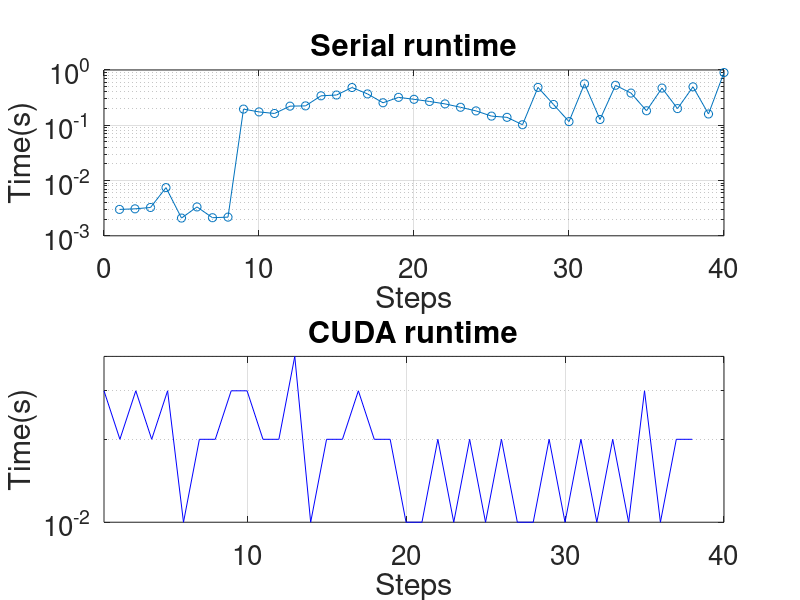
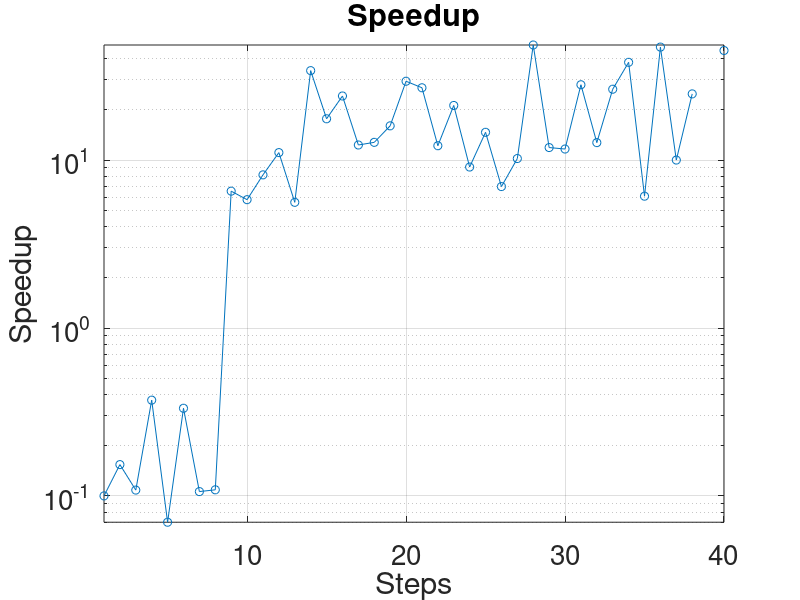

Here is the MATLAB script that generated these plots, in order:
clear;
clc;

dserial = dlmread('time_serial.txt');
dcuda = dlmread('time_cuda.txt');
dserial = dserial(1:100,1);
dcuda = dcuda(1:100);
t = 1:40;
dcuda = diff(dcuda);
dcuda = dcuda(1:40);
dserial = diff(dserial);
dserial = dserial(1:40);

figure(1);
subplot(2,1,1);
semilogy(t,dserial,'-o');
set(gca,'FontSize',20)
title('Serial runtime','FontSize',22);
xlabel('Steps','FontSize',22);
ylabel('Time(s)','FontSize',22);
grid on;
hold on;
subplot(2,1,2);
semilogy(t,dcuda,'-b');
title('CUDA runtime','FontSize',22);
xlabel('Steps','FontSize',22) 
ylabel('Time(s)','FontSize',22) 
grid on;
set(gca,'FontSize',20)
axis([1 40 min(dcuda) max(dcuda)]);

figure(2);

semilogy(t,dserial./dcuda,'-o');
title('Speedup','FontSize',22);
xlabel('Steps','FontSize',22) 
ylabel('Speedup','FontSize',22) 
grid on;
set(gca,'FontSize',20)
axis([1 40 min(dserial./dcuda) max(dserial./dcuda)]);